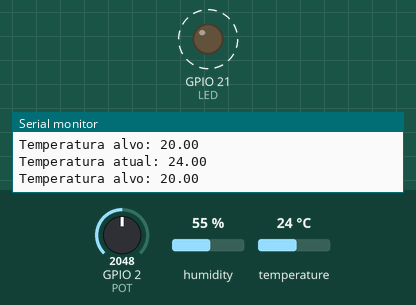
This program was run on a simulated ESP32. Parts: output pins drawn as LEDs (lit = HIGH), the last lines printed to the serial monitor. Dashed ring = blinking. The inputs (shaded band) are chosen by the test bench; at power-on: temperature 24 °C, GPIO 2 (POT) = 2048, humidity 55 %.

Above: at 1.3 s.
1.4 s: temperature set to 20.6 °C
At 3.2 s:
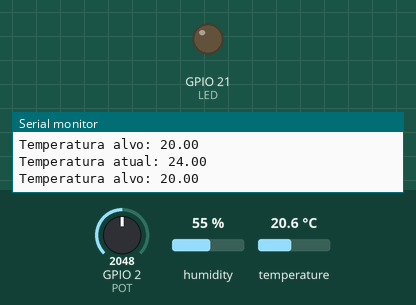
4.9 s: temperature set to 19.3 °C
6.8 s: GPIO 2 (POT) set to 1949
At 8.0 s:
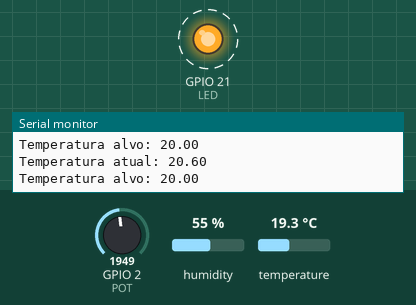
12.8 s: GPIO 2 (POT) set to 1228
Timing chart, 0 to 17.3 s (numbered marks = the images above; inputs shaded):
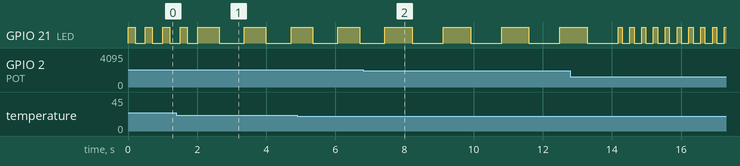

The program:

main.cpp
```cpp
#include <Arduino.h>
#include <DHT.h>

#define LED 21
#define POT 2

#define MAX_T_TEMP 40.0
#define MIN_T_TEMP 0.0

DHT Sensor(18, DHT22);

float analog_to_temp(int analog) {
	float m = (MAX_T_TEMP - MIN_T_TEMP)/(4095);
	return (MIN_T_TEMP + m*analog);
}

void blink_led(float temp_diff) {
	float blink_delay = 1000/(temp_diff + 1);

	digitalWrite(LED, HIGH);
	delay(blink_delay);
	digitalWrite(LED, LOW);
	delay(blink_delay);
}

void setup(){
	Serial.begin(115200);
	Sensor.begin();

	pinMode(LED, OUTPUT);
	pinMode(POT, INPUT);
}

float current_temp = Sensor.readTemperature();
float target_temp = 25.0;

void loop(){
	//Imprime as informacoes no monitor serial
	Serial.print("Temperatura atual: ");
	Serial.println(current_temp);
	Serial.print("Temperatura alvo: ");
	Serial.println(target_temp);

	//Atualiza as temperaturas
	target_temp = analog_to_temp(analogRead(POT));

	current_temp = Sensor.readTemperature();

	//Pisca o LED (ou nao)
	if (current_temp > target_temp) blink_led(current_temp - target_temp);
	else digitalWrite(LED, LOW);

	delay(100);
}
```

Measured:
- the behaviour switches between 1976 and 1975 on GPIO 2 (POT) (found by bisection; images 1 and 2)
- after the input at 6.8 s, GPIO 21 (LED): alternates HIGH for 0.79 s and LOW for 0.89 s, starting after 0.63 s
